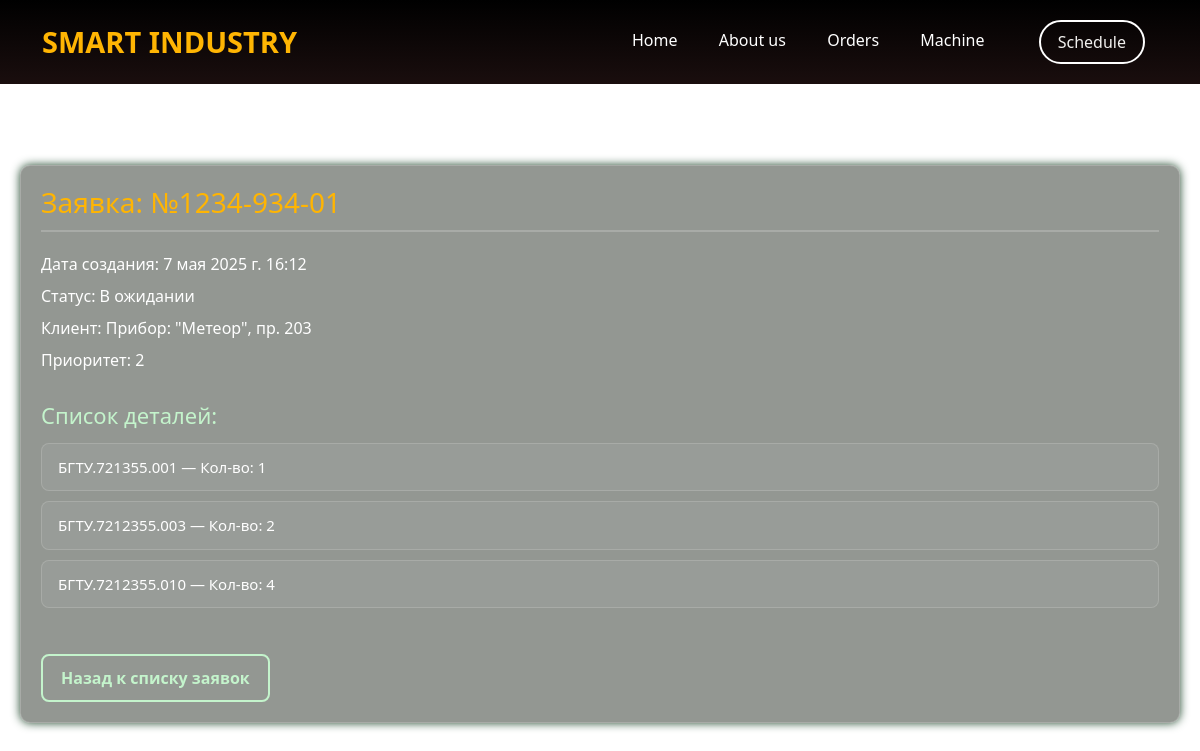
The page /orders/1/ on the database as committed earlier.
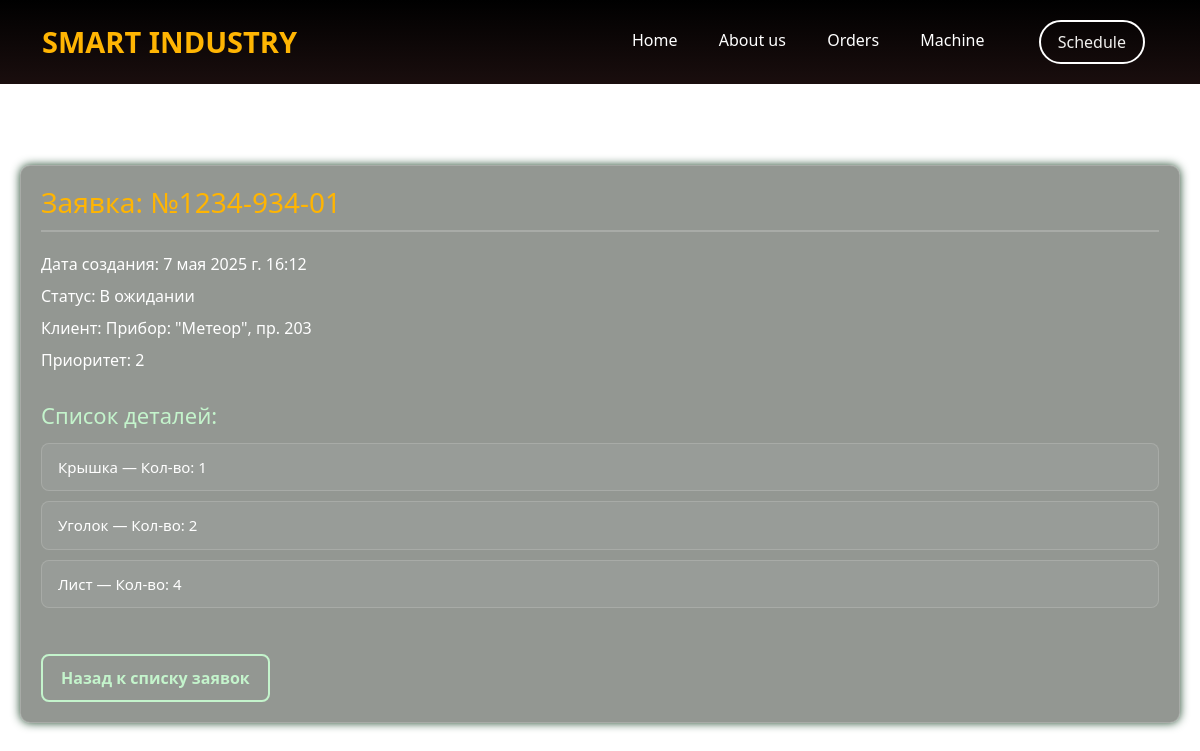
The same page on the database as committed later.
### orders/models.py (models this page shows, shortened)
class OrderDetail(models.Model):
    STATUS_CHOICES = [
        ('pending', 'Ожидает'),
        ('in_process', 'В работе'),
        ('done', 'Завершено'),
    ]
    order = models.ForeignKey(Order, on_delete=models.CASCADE, related_name='order_details')
    detail = models.ForeignKey(Detail, on_delete=models.CASCADE, related_name='order_details')
    quantity = models.PositiveIntegerField('Количество')
    status = models.CharField(max_length=20, choices=STATUS_CHOICES, default='pending')
    class Meta:
        unique_together = ('order', 'detail')

class Detail(models.Model):
    name = models.CharField('Наименование', max_length=100)
    number = models.CharField('Номер детали', max_length=50, unique=True)
    material = models.CharField('Материал', max_length=100)
    prep_time = models.IntegerField('Время подготовительное (мин)')   #validators=[MaxValueValidator(10 000)]  По идее могут быть ошибки от int и ошибки, если число будет больше 10^4
    piece_time = models.IntegerField('Время штучное (мин)')
    length = models.FloatField('Длина (мм)', )    #Тут было б ы правильно обсуждать размеры заготовки, а не самой детали, тк все эти данные из АСУПр в теории идут в производство
    width = models.FloatField('Ширина (мм)', )
    height = models.FloatField('Высота (мм)', )
    machines = models.ManyToManyField(Machine, verbose_name='Подходящие станки')
    class Meta:    #Этот класс существуюет для переименования модели в админке
        verbose_name = 'Деталь'
        verbose_name_plural = 'Детали'

### orders/views.py (the view)
# urls.py: path('<int:order_id>/', views.order_detail, name='order_detail'),
def order_detail(request, order_id):
    order = Order.objects.get(id=order_id)
    order_details = OrderDetail.objects.filter(order=order)
    return render(request, 'orders/order_detail.html', {
        'order': order,
        'order_details': order_details
    })

### orders/templates/orders/order_detail.html (shortened to what this page needs)
{% extends 'main/layout.html' %}
{% load static %}
{% block extra_css %}
<link rel="stylesheet" href="{% static 'orders/css/order_detail.css' %}">
{% endblock %}
{% block content %}
  <div class="order-details-container">
    <h2>Заявка: {{ order.order_number }}</h2>
    <p>Дата создания: {{ order.created_at }}</p>
    <p>Статус: {{ order.status }}</p>
    <p>Клиент: {{ order.customer_name }}</p>
    <p>Приоритет: {{ order.priority }}</p>
    <h3>Список деталей:</h3>
    <ul>
      {% for item in order_details %}
        <li>{{ item.detail.name }} — Кол-во: {{ item.quantity }}</li>
      {% empty %}
        <li>Нет деталей в заявке.</li>
      {% endfor %}
    </ul>
    <a href="{% url 'orders_home' %}" class="back-link">Назад к списку заявок</a>
  </div>
{% endblock %}

Rows that differ between the two databases and show on the page:
changed OrderDetail: detail.name "БГТУ.721355.001" → "Крышка"
changed OrderDetail: detail.name "БГТУ.7212355.003" → "Уголок"
changed OrderDetail: detail.name "БГТУ.7212355.010" → "Лист"
